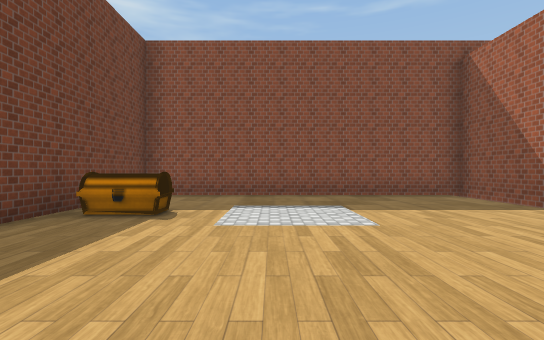
View 1 (above)

21 first-person views from a walk through a 3-D level made in the Unity game engine. The camera is 1.3 m above the floor, looks level and sees 85° across. The floor is counted in squares, 2 m on a side. Each view is taken from the middle of a square. On the plan, view 1 faces up. The plan holds only what a view shows up to about 9 squares ahead; the rest is blank. Some animated figures are not drawn. Some surface patterns are stand-ins.

View 2
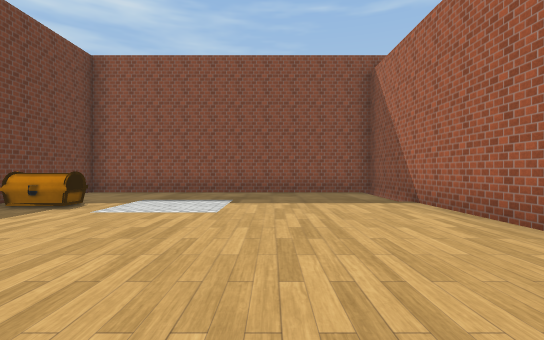

View 3
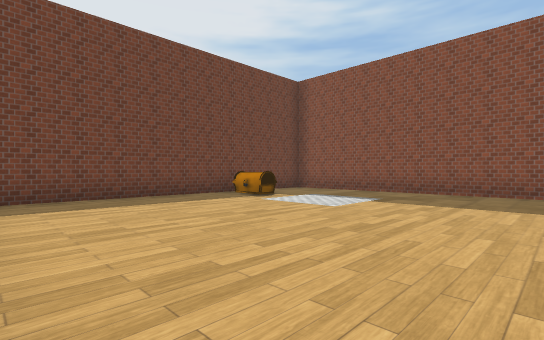

View 4
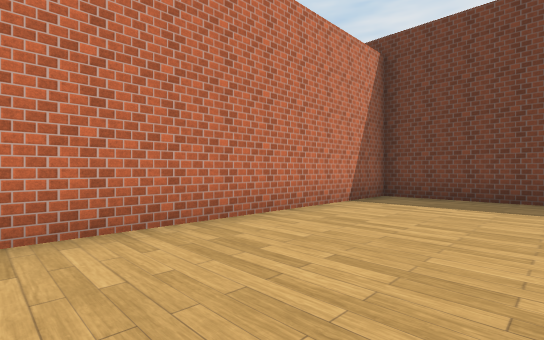

View 5
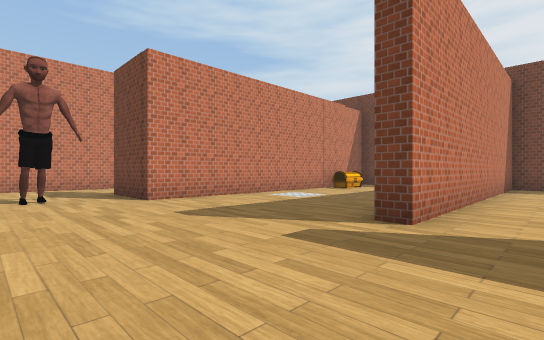

View 6
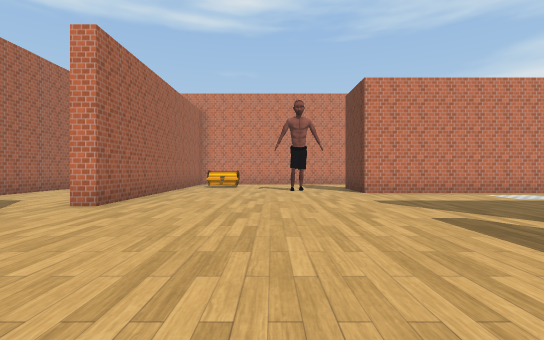

View 7
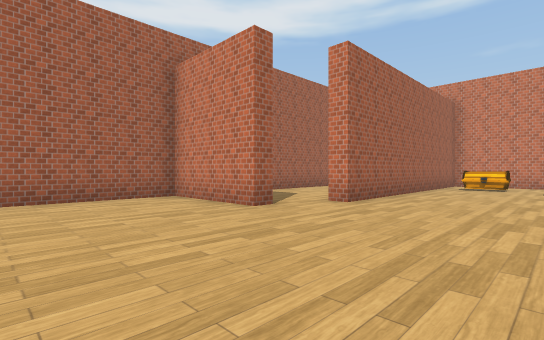

View 8
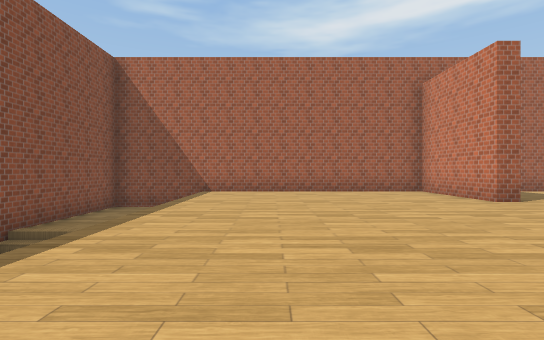

View 9
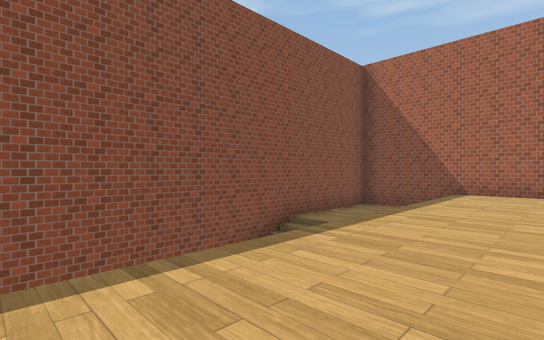

View 10
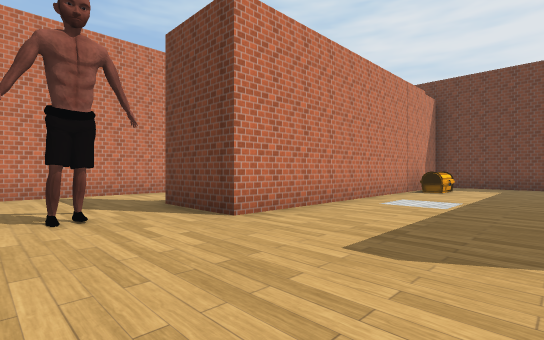

View 11
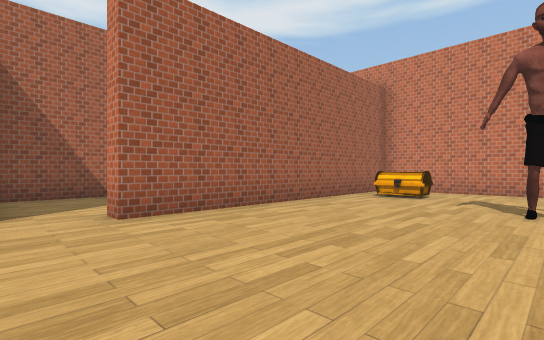

View 12
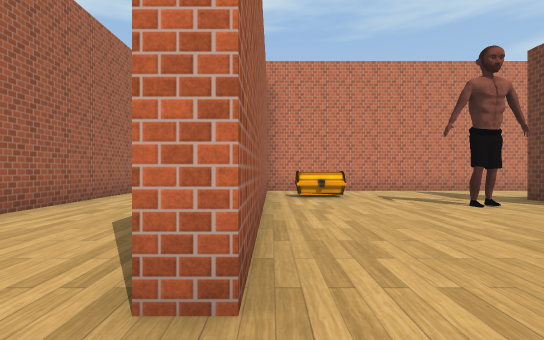

View 13
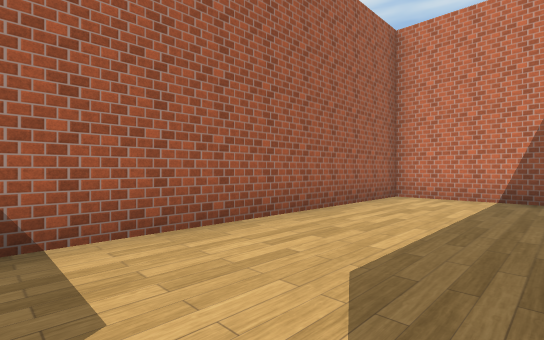

View 14
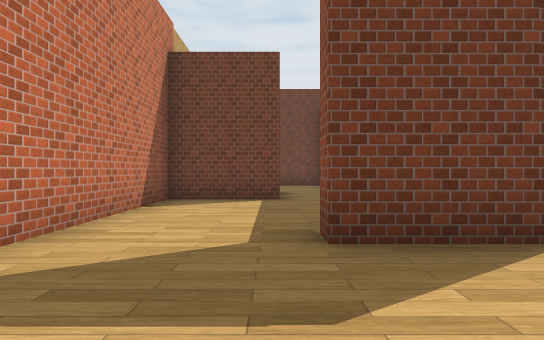

View 15
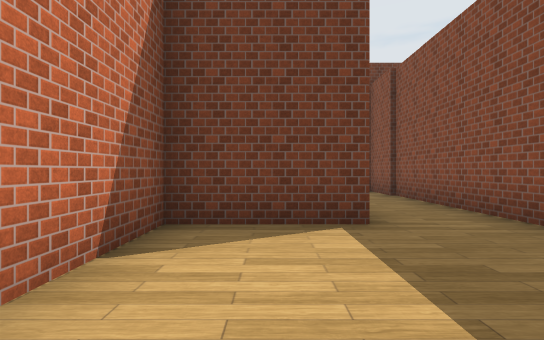

View 16
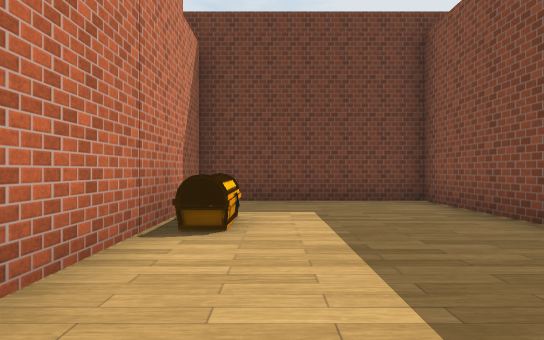

View 17
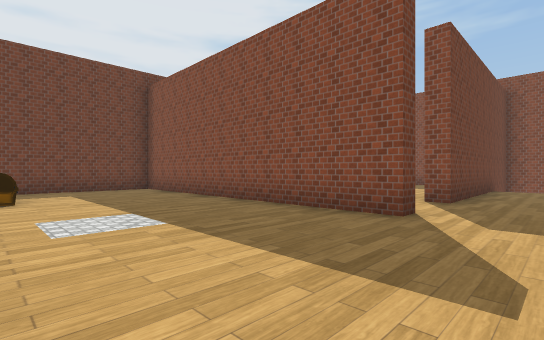

View 18
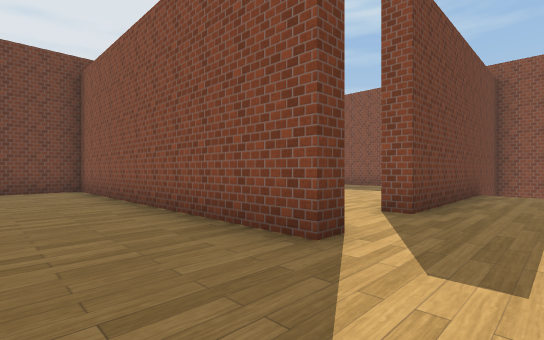

View 19
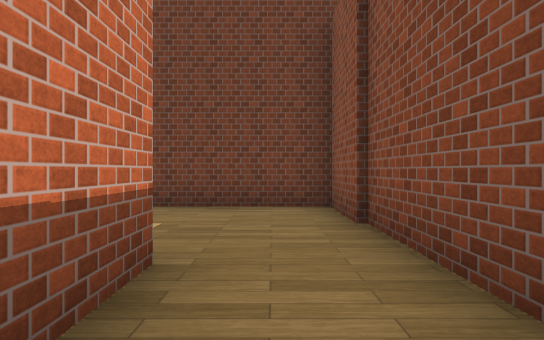

View 20
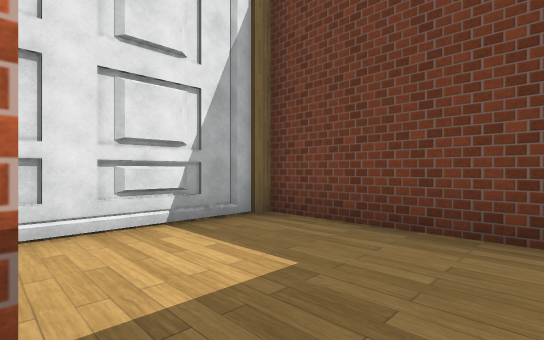

View 21
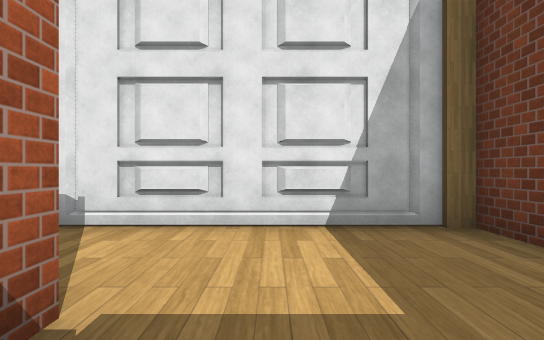

### Floor plan
Key: @ floor where view 1 was taken; # wall or solid block; . floor; v drop or lower ground; O other object.
Columns run from 4 left of view 1 to 16 right of it. Each row starts with its distance up from view 1.
  8 #####################
  7 #........#      vvvv#
  6 #........#          #
  5 #........#vvvvvvvvvv#
  4 #.O......#..........#
  3 #........#..........#
  2 #........#..........#
  1 #........#..........#
  0 #...@...............#
 -1 #...................#
 -2 ##########........###
 -3 #...................#
 -4 #...............#...#
 -5 #...............#...#
 -6 #..OO...........#...#
 -7 ###########.#...#...#
 -8 #.........#.....#...#
 -9 #...###........O#...#
-10 #.....#.........#...#
-11 #.....#.........#...#
-12 #####################

Positions as (right, up) in squares from view 1, and headings:
1: (0, 0), facing up
2: (2, -1), facing up
3: (4, -1), facing up-left
4: (4, 2), facing down-left
5: (9, 0), facing down-left
6: (9, 2), facing down
7: (9, 2), facing down-right
8: (7, 3), facing right
9: (7, 3), facing up-right
10: (9, -3), facing down-left
11: (8, -2), facing down-right
12: (12, -2), facing down
13: (13, -4), facing down-right
14: (9, -9), facing left
15: (6, -10), facing left
16: (3, -5), facing left
17: (7, -6), facing up-left
18: (7, -4), facing up-left
19: (2, -8), facing left
20: (0, -8), facing down-left
21: (-1, -8), facing down
